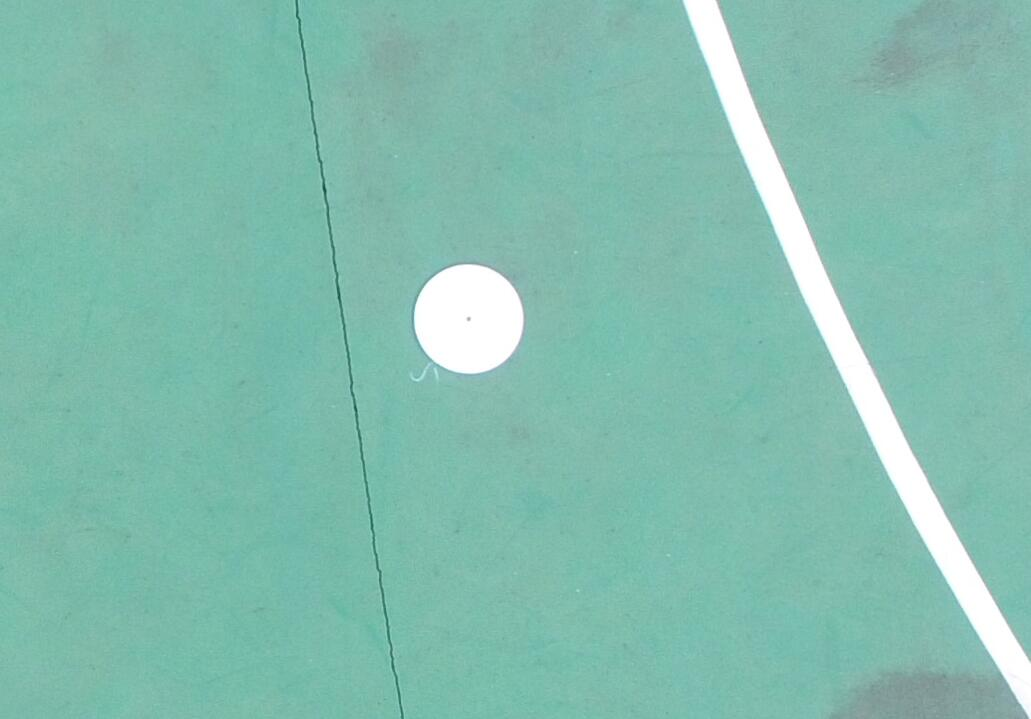
%> input picture PileDetect_Modules/segment/segment/SegmentCircle/original_matlab/1.jpg, 1031 x 719 px
$ octave main.m   (GNU Octave 9; MATLAB toolbox functions it lacks are replaced by stand-ins)
%> lines starting %> are read from the running program, lines starting %| are printed output that depends on the picture; in (x1, y1, x2, y2) boxes, pixels count from 0 and x2, y2 are one past the last pixel; in counts of white or black regions, pixels touching at a corner belong together; the program's own positions count from 1
### PileDetect_Modules/segment/segment/SegmentCircle/original_matlab/fitCircle.m
function [objX,objY,objRadius,flag]=fitCircle(img,rx,ry,radius,ratio)
%提取圆形目标并拟合

%flag为0表示拟合失败，返回默认值
objX=rx;
objY=ry;
objRadius=radius;
flag=0;

[rows,cols]=size(img);
bw=imGradBw(img,radius);
%目标坐标
[xCoords,yCoords]=ExtractObject(bw,rx,ry,radius,ratio);

if isempty(xCoords)
    bw=imBw(img,radius);
    [xCoords,yCoords]=ExtractObject(bw,rx,ry,radius,ratio);
    if isempty(xCoords)
        return
    end
end


%目标中心
objX=round(mean(xCoords));
objY=round(mean(yCoords));
%目标二值图
indexObj=sub2ind([rows,cols],yCoords,xCoords);
mask=zeros(rows,cols);
mask(indexObj)=1;

range=floor(radius*0.5):floor(radius*1.5);
len=length(range);
numPixel=zeros(len,1);

for i=1:len
    %计算圆环的坐标
    [xCircle,yCircle]=PointsOnCircle(objX,objY,range(i));
    [xCircleIn,yCircleIn]=PointsOnCircle(objX,objY,range(i)-1);
    xRing=[xCircle;xCircleIn];
    yRing=[yCircle;yCircleIn];
    %去掉可能超过图像边界的部分
    tmp=(xRing<1)|(xRing>cols)|(yRing<1)|(yRing>rows);
    xRing(tmp)=[];
    yRing(tmp)=[];

    indexRing=sub2ind([rows,cols],yRing,xRing);
    numPixel(i)=sum(mask(indexRing));

end

[value,pos]=max(numPixel);
if value==0
    return
end
objRadius=range(pos(1));
flag=1;

### PileDetect_Modules/segment/segment/SegmentCircle/original_matlab/imGradBw.m
function bw=imGradBw(img,radius)

img=double(img);
h=fspecial('average',5);
img=imfilter(img,h);

[fx,fy]=gradient(img);
gradgraph=sqrt(fx.^2+fy.^2);

level=otsuGray(gradgraph);
bw=imbinarize(gradgraph,level);

se=strel('disk',5);
bw=imopen(bw,se);

area=fix(pi*radius*radius/3);

bw=imfill(bw,4,'holes');
% bw=imfill(bw,4);
bw=bwareaopen(bw,area);

### PileDetect_Modules/segment/segment/SegmentCircle/original_matlab/otsuGray.m
function level=otsuGray(I)
I = im2uint8(I(:));
num_bins = 256;
counts = imhist(I,num_bins);

level = otsuthresh(counts);

### PileDetect_Modules/segment/segment/SegmentCircle/original_matlab/ExtractObject.m
function [xCoords,yCoords]=ExtractObject(bw,rx,ry,radius,ratio)
[yCoords,xCoords]=find(bw);
dist2=(xCoords-rx).^2+(yCoords-ry).^2;
index=(dist2-(ratio*radius)^2)<0;

xCoords=xCoords(index);
yCoords=yCoords(index);

### PileDetect_Modules/segment/segment/SegmentCircle/original_matlab/imBw.m
function bw=imBw(img,radius)
img=im2double(uint8(img));
h=fspecial('average',5);
img=imfilter(img,h);

level=otsuGray(img);
bw=imbinarize(img,level);

se=strel('disk',5);
bw=imopen(bw,se);

area=fix(pi*radius*radius/3);
bw=imfill(bw,4,'holes');

bw=bwareaopen(bw,area);

### PileDetect_Modules/segment/segment/SegmentCircle/original_matlab/PointsOnCircle.m
function [xCircle,yCircle]=PointsOnCircle(rx,ry,radius)
xCircle=zeros(4*radius,1);
yCircle=zeros(4*radius,1);
%先求1/4圆
%左侧起始点
xList=-radius:-1;
yList=-round(sqrt(radius^2-xList.^2));

xCircle(1:radius)=xList;
yCircle(1:radius)=yList;
xCircle(radius+1)=0;
yCircle(radius+1)=-radius;

% xList=-List;
xCircle(radius+2:2*radius+1)=-xList(end:-1:1);
yCircle(radius+2:2*radius+1)=yList(end:-1:1);

xCircle(2*radius+2:end)=xCircle(2*radius:-1:2);
yCircle(2*radius+2:end)=-yCircle(2*radius:-1:2);
xCircle=xCircle+rx;
yCircle=yCircle+ry;

### PileDetect_Modules/segment/segment/SegmentCircle/original_matlab/main.m
img=imread('1.jpg');
%> img is the input picture: size 719x1031x3 uint8; mean R, G, B 131.4, 189.9, 175.4

rx=492;
ry=334;
radius=58;
ratio=2;

img=rgb2gray(img);
%> img: size 719x1031 uint8
img=double(img);
%> img: size 719x1031 double

[objX,objY,objRadius,flag]=fitCircle(img,rx,ry,radius,ratio);
%> in imGradBw, `[fx,fy]=gradient(img);`:
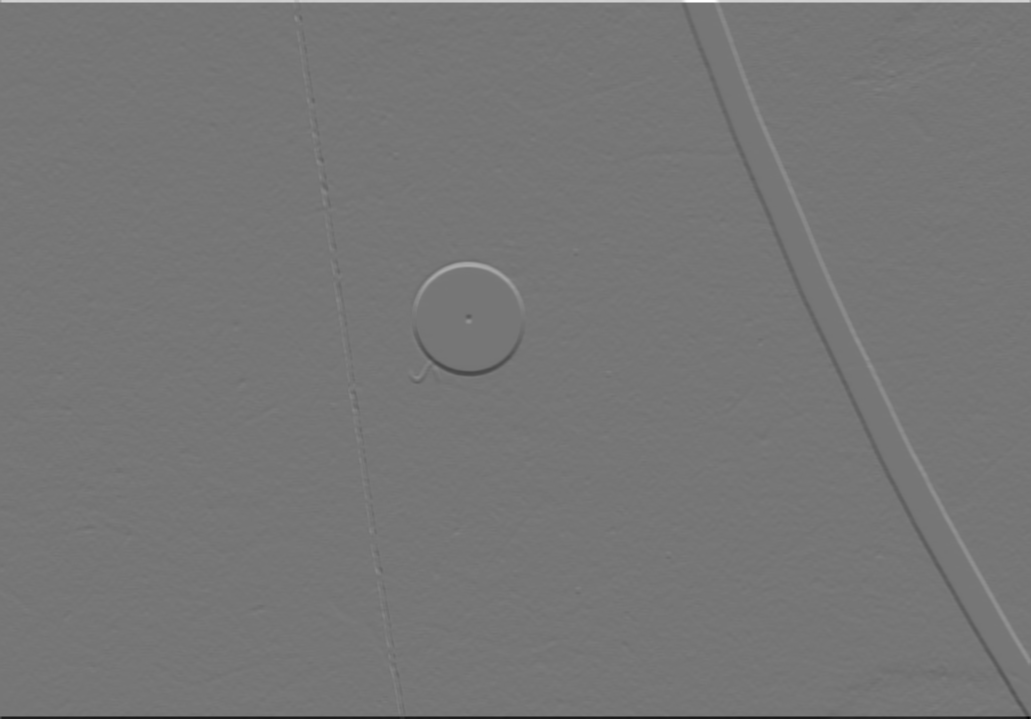
%> fy: size 719x1031 double; min -44.36, max 51, mean 0; drawn with min black and max white
%> in imGradBw, `gradgraph=sqrt(fx.^2+fy.^2);`:
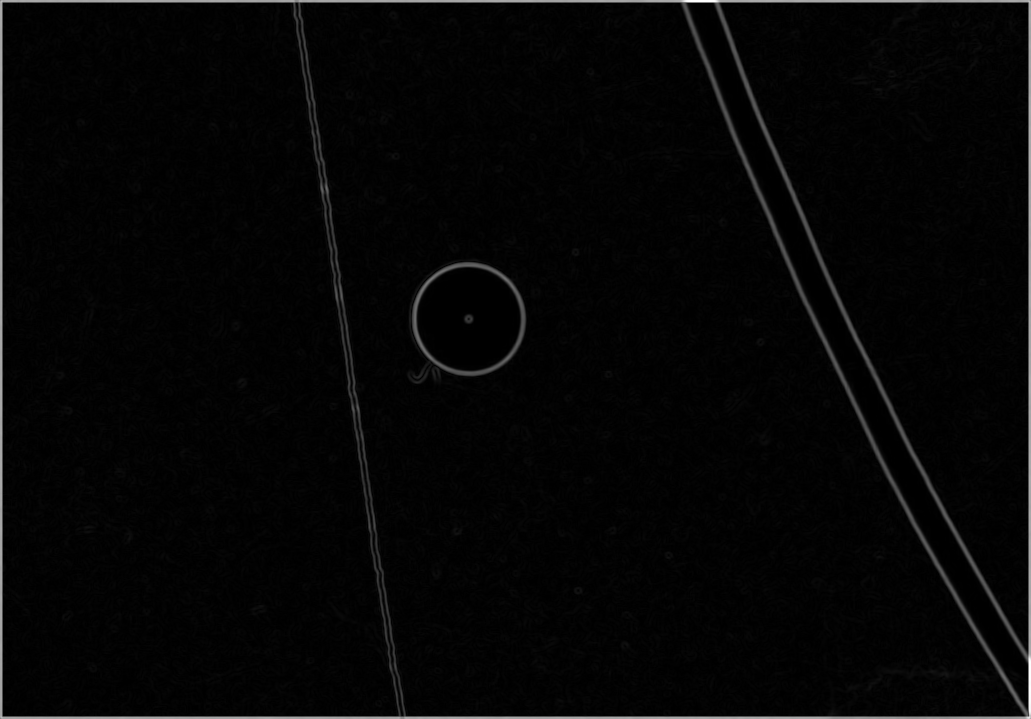
%> gradgraph: size 719x1031 double; min 0, max 51.26, mean 1.2; drawn with min black and max white
%> in otsuGray, `counts = imhist(I,num_bins);`: counts = 256 values, max 87614 at index 256, min 0 at index 2, mean 2895.7
%> in otsuGray, `level = otsuthresh(counts);`: level = 0.573
%> in imGradBw, `bw=imbinarize(gradgraph,level);`:
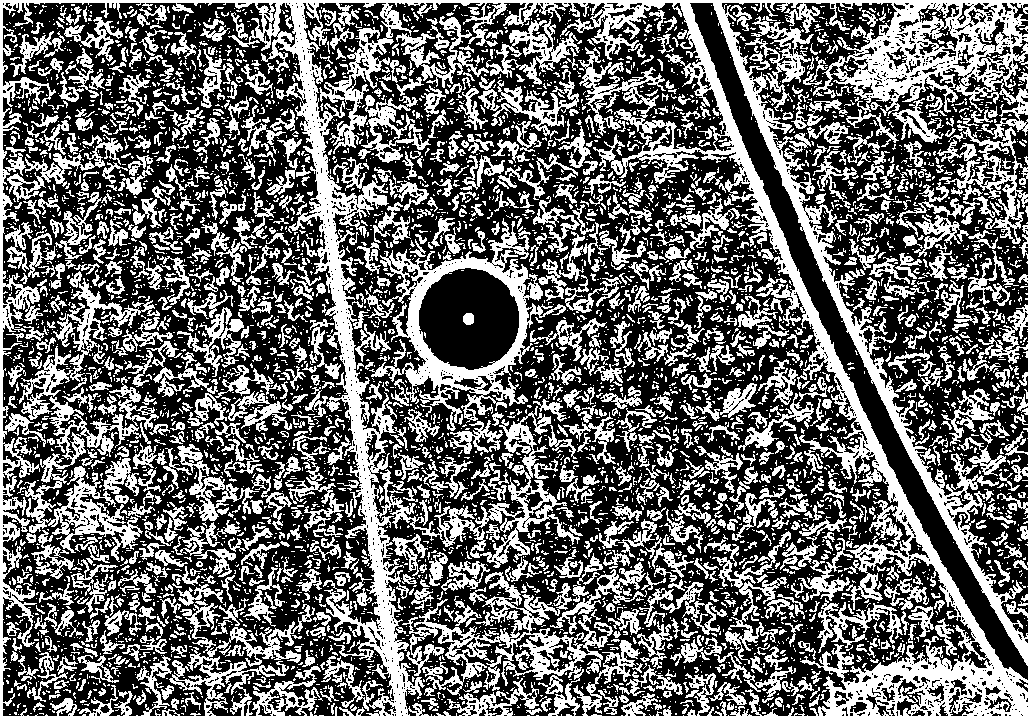
%> bw: size 719x1031 logical; 41.1% white; 5749 white regions (4510 under 20 px), largest, box (x1, y1, x2, y2) and area: (0, 0, 1031, 719) 119256, (369, 218, 566, 431) 9178, (24, 396, 143, 562) 5308
%> in imGradBw, `bw=imopen(bw,se);`: bw: size 719x1031 logical; 3.1% white; 104 white regions, largest, box (x1, y1, x2, y2) and area: (679, 0, 1006, 684) 7682, (1003, 679, 1031, 719) 568, (864, 358, 894, 405) 487
%> in imGradBw, `bw=imfill(bw,4,'holes');`: bw: size 719x1031 logical; 3.1% white; 104 white regions, largest, box (x1, y1, x2, y2) and area: (679, 0, 1006, 684) 7682, (1003, 679, 1031, 719) 571, (864, 358, 894, 405) 487
%> in imGradBw, `bw=bwareaopen(bw,area);`: bw: size 719x1031 logical; 1% white; 1 white region, box (x1, y1, x2, y2) and area: (679, 0, 1006, 684) 7682
%> in ExtractObject, `[yCoords,xCoords]=find(bw);`: yCoords = 7682 values from 1 to 684; xCoords = 7682 values from 680 to 1006
%> in ExtractObject, `dist2=(xCoords-rx).^2+(yCoords-ry).^2;`: dist2 = 7682 values, max 380477 at index 7682, min 87665 at index 2037, mean 162937.9
%> in ExtractObject, `index=(dist2-(ratio*radius)^2)<0;`: index = 7682 logical values, 0 true
%> in ExtractObject, `xCoords=xCoords(index);`: xCoords = []
%> in imBw, `level=otsuGray(img);`: level = 0.816
%> in imBw, `bw=imbinarize(img,level);`:
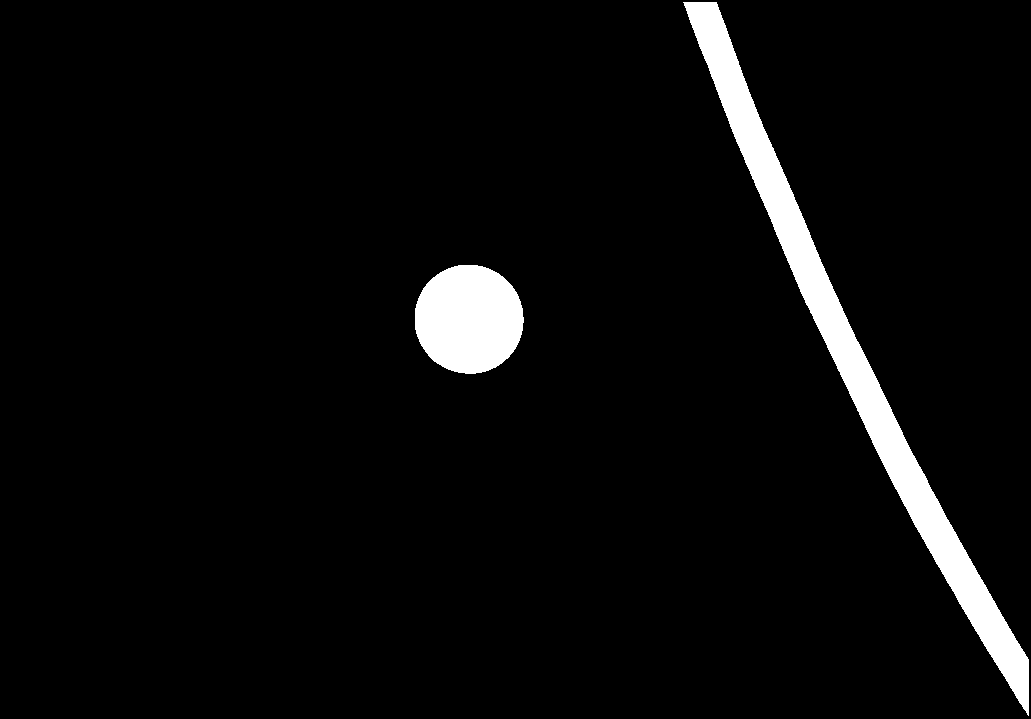
%> bw: size 719x1031 logical; 4.5% white; 2 white regions, box (x1, y1, x2, y2) and area: (683, 2, 1029, 716) 23693, (415, 265, 524, 374) 9380
%> in imBw, `bw=imopen(bw,se);`: bw: size 719x1031 logical; 4.5% white; 2 white regions, box (x1, y1, x2, y2) and area: (686, 2, 1029, 706) 23636, (415, 265, 524, 374) 9380
%> in fitCircle, `objX=round(mean(xCoords));`: objX = 470
%> in fitCircle, `objY=round(mean(yCoords));`: objY = 320
%> in fitCircle, `mask(indexObj)=1;`:
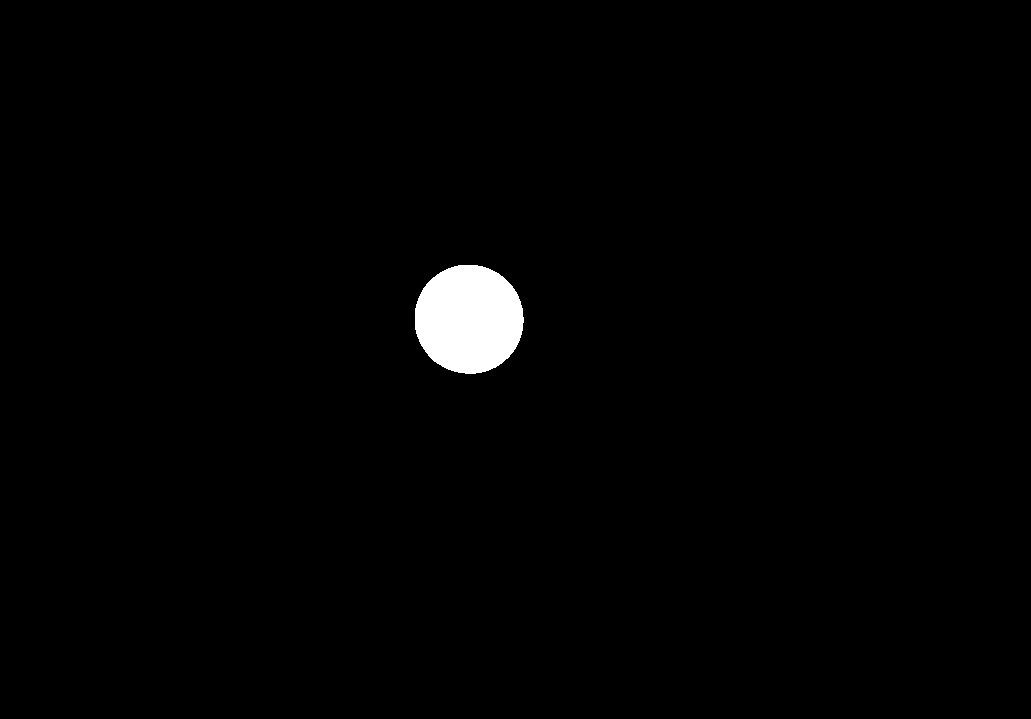
%> mask: size 719x1031 double; values 0 (black) and 1 (white), 1.3% white; 1 white region, box (x1, y1, x2, y2) and area: (415, 265, 524, 374) 9380
%> after the loop in fitCircle, `for i=1:len`: numPixel = 59 values, max 420 at index 25, min 0 at index 29, mean 149.6; xRing = 692 values, max 557 at index 175, min 383 at index 1, mean 470; yRing = 692 values, max 407 at index 253, min 233 at index 79, mean 320
%> in fitCircle, `[value,pos]=max(numPixel);`: value = 420; pos = 25
%> in fitCircle, `objRadius=range(pos(1));`: objRadius = 53
%> objX = 470; objY = 320; objRadius = 53; flag = 1


imshow(uint8(img))
hold on
theta=0:0.1:2*pi;
x=objX+objRadius.*cos(theta);
%> x = 63 values, max 523 at index 1, min 417 at index 32, mean 470.1
y=objY+objRadius.*sin(theta);
%> y = 63 values, max 373 at index 17, min 267 at index 48, mean 320
plot(x,y,'r');
hold on
%
plot(objX,objY,'*');
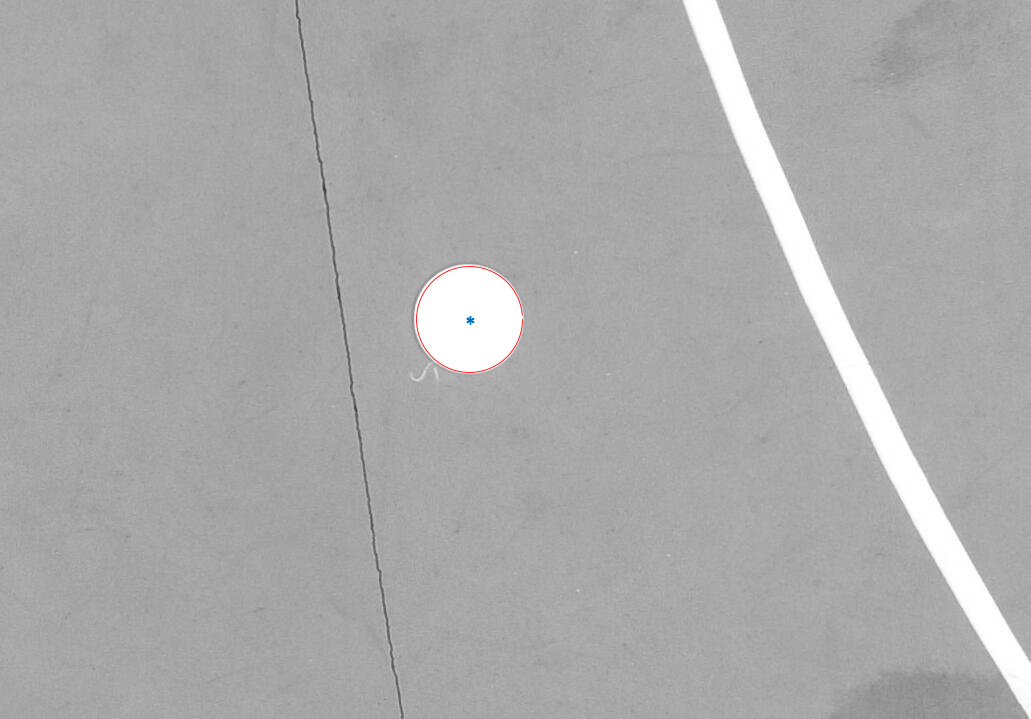
%> figure redrawn from the program's plot data
